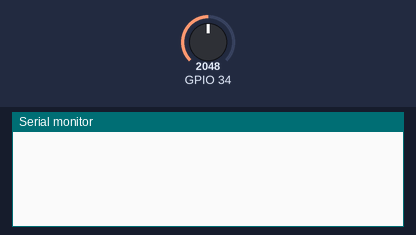
This sketch was run on a simulated ESP32. Parts: the last lines printed to the serial monitor. The test bench sets the inputs (shaded band); at power-on: GPIO 34 = 2048. WiFi joins after 1.5 s; servers stay silent unless stated; nothing arrives over Bluetooth unless stated; a phone connects over Bluetooth LE 3 s after start.

Above: at 2.7 s.
2.8 s: GPIO 34 set to 2866
At 4.2 s:
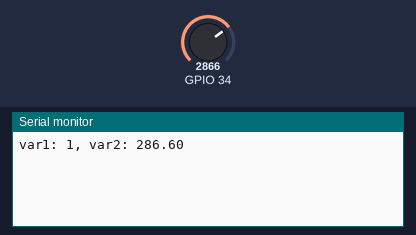
6.0 s: GPIO 34 set to 3603
At 7.3 s:
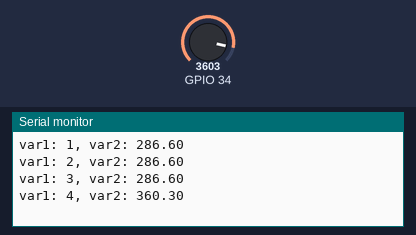
Timing chart, 0 to 9.0 s (numbered marks = the images above; inputs shaded):
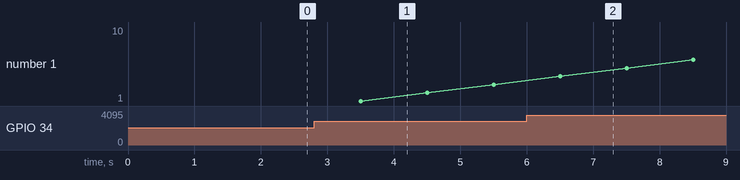

The sketch:

BLE_server.ino
```cpp
// Include the libraries for BLE and WiFi
#include <BLEDevice.h>
#include <BLEUtils.h>
#include <BLEServer.h>
#include <WiFi.h>

// Define the service and characteristic UUIDs
#define SERVICE_UUID        "4fafc201-1fb5-459e-8fcc-c5c9c331914b"
#define CHARACTERISTIC_UUID "beb5483e-36e1-4688-b7f5-ea07361b26a8"

// Define the WiFi credentials
const char* ssid = "YourSSID";
const char* password = "YourPassword";

// Define the variables to share
int var1 = 0; // A counter variable
float var2 = 0.0; // A sensor variable

// Create a BLE server and a characteristic
BLEServer *pServer = NULL;
BLECharacteristic *pCharacteristic = NULL;

// A flag to indicate if the device is connected to another device
bool deviceConnected = false;

// A callback class to handle the BLE events
class MyServerCallbacks: public BLEServerCallbacks {
    void onConnect(BLEServer* pServer) {
      deviceConnected = true;
    };

    void onDisconnect(BLEServer* pServer) {
      deviceConnected = false;
    }
};

// A function to initialize the BLE server and the characteristic
void setupBLE() {
  // Create the BLE device and set its name
  BLEDevice::init("ESP32-BLE");
  // Create the BLE server
  pServer = BLEDevice::createServer();
  // Set the server callback
  pServer->setCallbacks(new MyServerCallbacks());
  // Create the BLE service
  BLEService *pService = pServer->createService(SERVICE_UUID);
  // Create the BLE characteristic
  pCharacteristic = pService->createCharacteristic(
                      CHARACTERISTIC_UUID,
                      BLECharacteristic::PROPERTY_READ   |
                      BLECharacteristic::PROPERTY_WRITE  |
                      BLECharacteristic::PROPERTY_NOTIFY |
                      BLECharacteristic::PROPERTY_INDICATE
                    );
  // Start the service
  pService->start();
  // Start advertising
  pServer->getAdvertising()->start();
}

// A function to initialize the WiFi connection
void setupWiFi() {
  // Connect to the WiFi network
  WiFi.begin(ssid, password);
  // Wait until the connection is established
  while (WiFi.status() != WL_CONNECTED) {
    delay(500);
  }
}

// A function to update the variables and send them to the connected device
void updateVariables() {
  // Increment the counter variable
  var1++;
  // Read the sensor variable from a hypothetical analog pin
  var2 = analogRead(34) * 0.1;
  // Create a buffer to store the variables
  uint8_t buffer[8];
  // Copy the variables to the buffer
  memcpy(buffer, &var1, 4);
  memcpy(buffer + 4, &var2, 4);
  // Send the buffer to the connected device
  pCharacteristic->setValue(buffer, 8);
  pCharacteristic->notify();
}

// The setup function
void setup() {
  // Initialize the serial monitor
  Serial.begin(115200);
  // Initialize the BLE server and the characteristic
  setupBLE();
  // Initialize the WiFi connection
  setupWiFi();
}

// The loop function
void loop() {
  // If the device is connected to another device
  if (deviceConnected) {
    // Update the variables and send them to the connected device
    updateVariables();
    // Print the variables to the serial monitor
    Serial.print("var1: ");
    Serial.print(var1);
    Serial.print(", var2: ");
    Serial.println(var2);
  }
  // Wait for one second
  delay(1000);
}
```

Measured:
- after the input at 2.8 s, the serial monitor: prints a new line after 0.70 s (image 1)
- after the input at 6.0 s, the serial monitor: prints a new line after 0.50 s (image 2)
